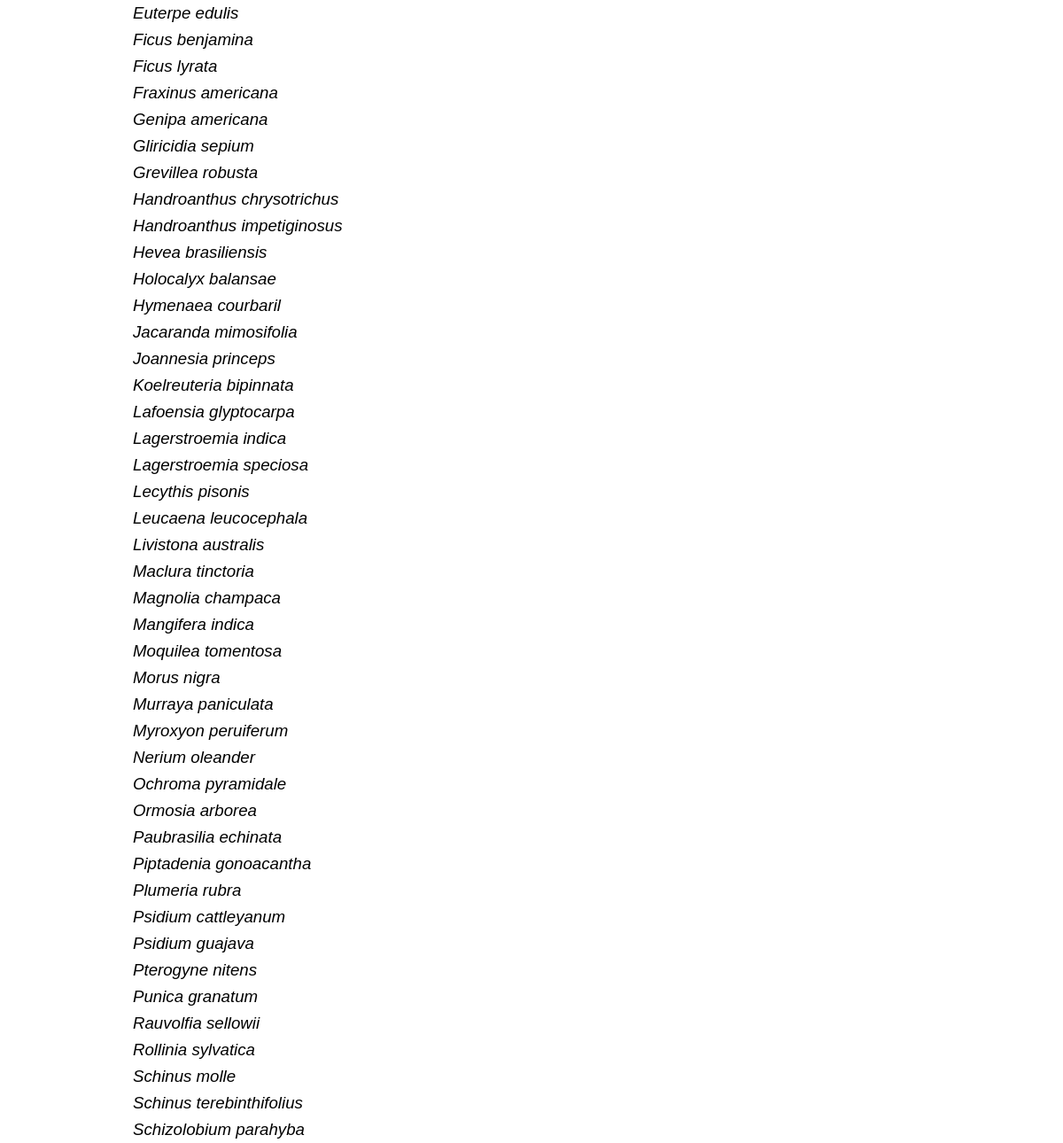
/especies/categoria/nome/ (middle part), run on an earlier commit of the app's database.
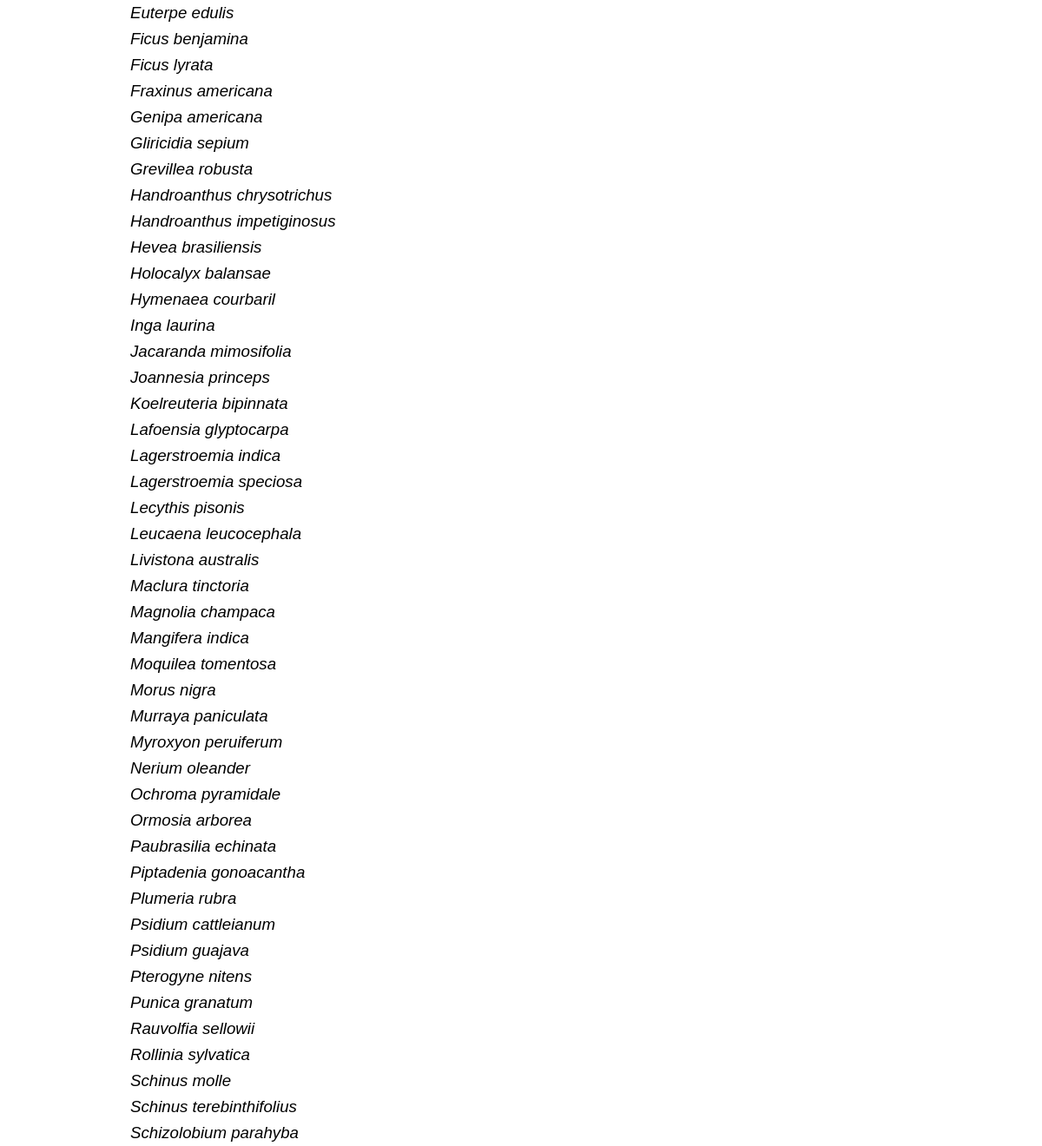
And on a later commit of the database.
### flora/models.py (models this page shows, shortened)
class Post(models.Model):
    author = models.ForeignKey('auth.User')
    title = models.CharField(max_length=200)
    familia = models.CharField(max_length=300)
    genero = models.CharField(max_length=300)
    especie = models.CharField(max_length=300)
    autor = models.CharField(max_length=300)
    texto = models.TextField()
    habito = models.CharField(max_length=300)
    vernacular = models.CharField(max_length=300)
    floracao = models.CharField(max_length=300)
    frutificacao = models.CharField(max_length=300)
    origem = models.CharField(max_length=300)
    mapa = models.TextField()
    referencias = models.TextField()
    created_date = models.DateTimeField(
            default=timezone.now)
    published_date = models.DateTimeField(
            blank=True, null=True)

### flora/views.py (the view)
# urls.py: url(r'^especies/categoria/nome/', views.list_species_by_name),
def list_species_by_name(request):
    species = Post.objects.all().order_by('title')
    return render(request, 'flora/list_species.html', {'species': species, 'view': 'Nome'})

### flora/templates/flora/list_species.html (shortened to what this page needs)
{% extends 'flora/base.html' %}
{% load static %}
{% block content %}
<div id="listagem">
<div>
<ul>
{% for specie in species %}
<li>
		<a href="{% url 'flora.views.post_detail' pk=specie.pk %}">
			{{ specie.genero }} {{ specie.especie }}
		</a>
</li>
{% endfor %}
</ul>
</div>
</div>
{% endblock content %}

What changed in the data, as far as the page shows it:
added Post: genero "Inga", especie "laurina"
changed Post: especie "cattleyanum" → "cattleianum"
